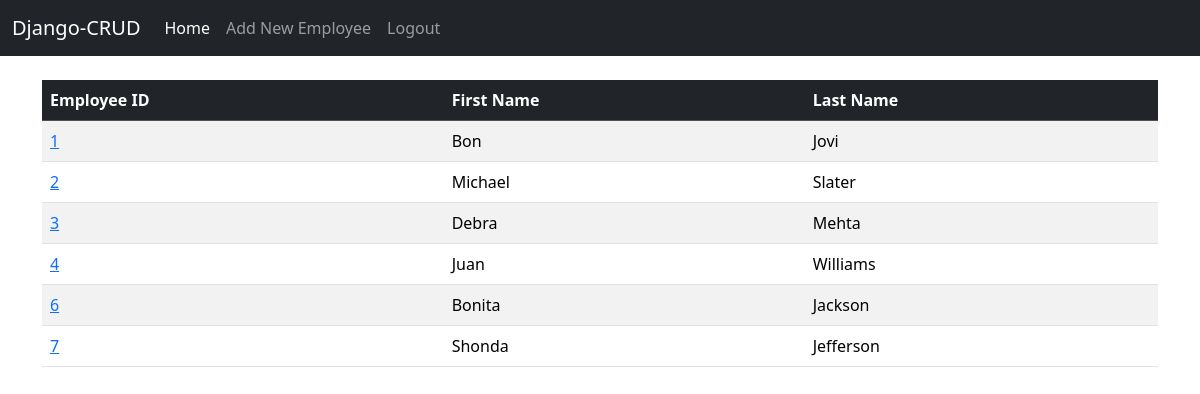
The app's page / (signed in) with its own data.
### website/models.py (models this page shows, shortened)
class Employee(models.Model):
    emp_id = models.AutoField(primary_key=True)
    first_name = models.CharField(max_length=50)
    last_name = models.CharField(max_length=100)
    email = models.EmailField()
    created_at = models.DateTimeField(auto_now_add=True)

### website/views.py (the view)
# urls.py: 2. Add a URL to urlpatterns:  path('', views.home, name='home')
def home(request):
    employee_list = Employee.objects.all()
    return render(request, "website/home.html", {"emp_list": employee_list})

### website/templates/website/home.html (shortened to what this page needs)
{% extends 'website/base.html' %}
{% block content %}
<br />
    {% if user.is_authenticated %}
        {% if emp_list %}
            <table class="table table-striped">
                <thead class="table-dark">
                    <th>Employee ID</th>
                    <th>First Name</th>
                    <th>Last Name</th>
                </thead>
                {% for emp in emp_list %}
                    <tr>
                        <td><a href="{% url 'employee' emp.emp_id %}">{{emp.emp_id}}</a></td>
                        <td>{{emp.first_name}}</td>
                        <td>{{emp.last_name}}</td>
                    </tr>
                {% endfor %}
            </table>
        {% else %}
            <p>No employee records</p>
        {% endif %}
    {% else %}
        {% include 'website/login.html' %}
    {% endif %}
{% endblock %}

### website/templates/website/base.html (shortened to what this page needs)
<!DOCTYPE html>
<html lang="en">
  <head>
    <link
      href="https://cdn.jsdelivr.net/npm/bootstrap@5.3.3/dist/css/bootstrap.min.css"
      rel="stylesheet"
    />
  </head>
  <body>
    {% include 'website/navbar.html' %}
    <div class="container">
       {% block content %} {% endblock %}
    </div>
  </body>
</html>

### website/templates/website/navbar.html (shortened to what this page needs)
<nav class="navbar navbar-expand-lg navbar-dark bg-dark">
  <div class="container-fluid">
    <a class="navbar-brand" href="{% url 'home' %}">Django-CRUD</a>
    <div class="collapse navbar-collapse" id="navbarNav">
      <ul class="navbar-nav">
        <li class="nav-item">
          <a class="nav-link active" aria-current="page" href="{% url 'home' %}"
            >Home</a
          >
        </li>
        {% if user.is_authenticated %}
        <li class="nav-item">
          <a class="nav-link" href="{% url 'add_employee' %}">Add New Employee</a>
        </li>
        <li class="nav-item">
          <a class="nav-link" href="{% url 'logout' %}">Logout</a>
        </li>
        {% endif %}
      </ul>
    </div>
  </div>
</nav>

### records on screen
Employee: emp_id "1", first_name "Bon", last_name "Jovi"
Employee: emp_id "2", first_name "Michael", last_name "Slater"
Employee: emp_id "3", first_name "Debra", last_name "Mehta"
Employee: emp_id "4", first_name "Juan", last_name "Williams"
Employee: emp_id "6", first_name "Bonita", last_name "Jackson"
Employee: emp_id "7", first_name "Shonda", last_name "Jefferson"
